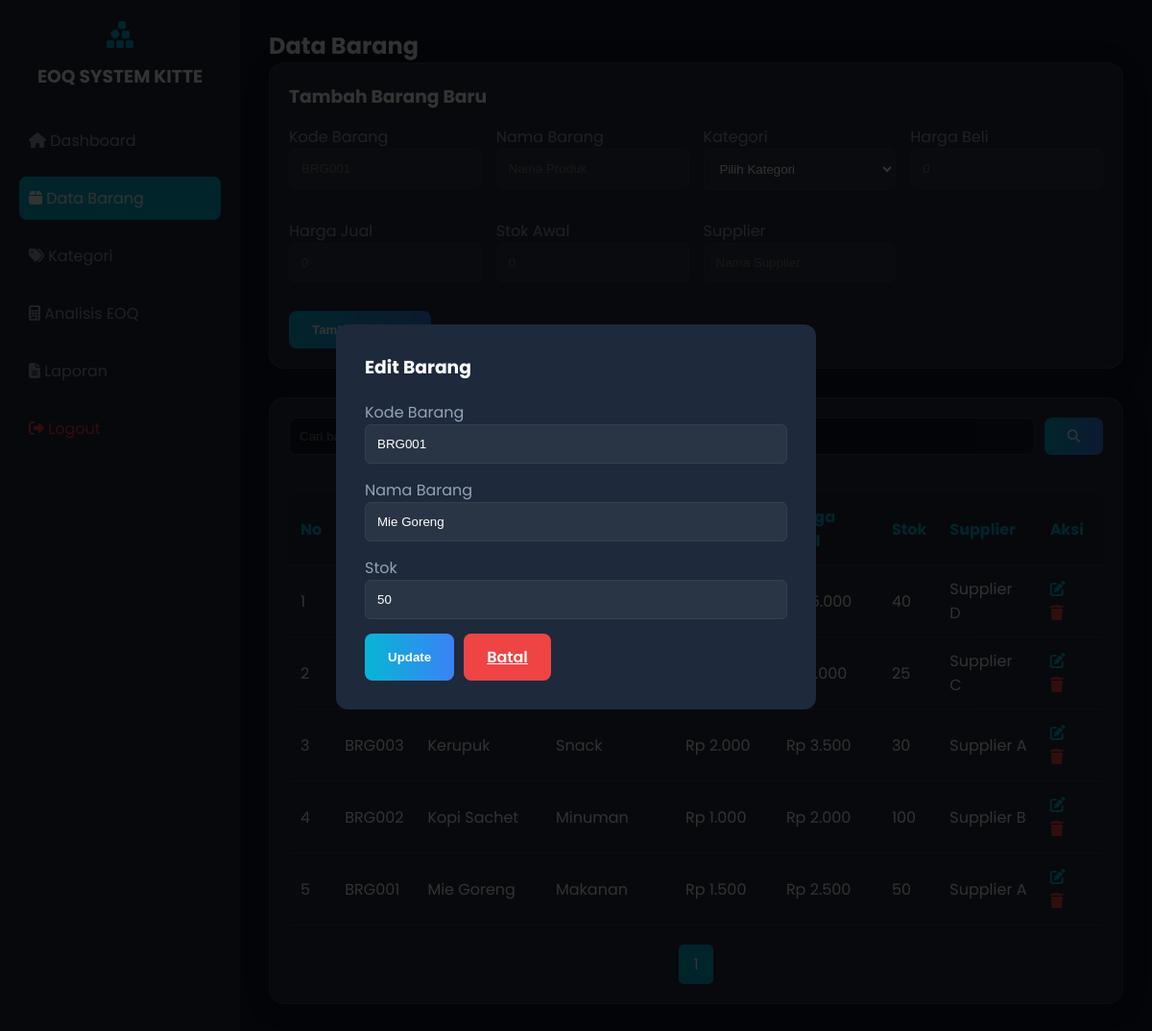
/produk.php?edit=1 (signed in), run on the app's committed database.
### tables this page shows
CREATE TABLE barang (
    id_barang INT AUTO_INCREMENT PRIMARY KEY,
    kode_barang VARCHAR(20) UNIQUE,
    nama_barang VARCHAR(100),
    id_kategori INT,
    harga_beli DECIMAL(12,0),
    harga_jual DECIMAL(12,0),
    stok INT,
    supplier VARCHAR(100),
    created_at TIMESTAMP DEFAULT CURRENT_TIMESTAMP,
    FOREIGN KEY (id_kategori) REFERENCES kategori(id_kategori)
);

CREATE TABLE kategori (
    id_kategori INT AUTO_INCREMENT PRIMARY KEY,
    nama_kategori VARCHAR(50)
);

### produk.php (the view, shortened to what this page needs)
<?php
include 'koneksi.php';
$edit = null;
if (isset($_GET['edit'])) {
    $id = intval($_GET['edit']);
    $edit = mysqli_fetch_assoc(mysqli_query($conn, "SELECT * FROM barang WHERE id_barang = '$id'"));
}
$page = isset($_GET['page']) ? $_GET['page'] : 1;
$limit = 10;
$start = ($page - 1) * $limit;
$where = "";
$query_barang = mysqli_query($conn, "SELECT b.*, k.nama_kategori FROM barang b LEFT JOIN kategori k ON b.id_kategori = k.id_kategori $where ORDER BY b.id_barang DESC LIMIT $start, $limit");
$total = mysqli_num_rows(mysqli_query($conn, "SELECT * FROM barang"));
$pages = ceil($total / $limit);
?>
<!DOCTYPE html>
<html lang="id">
<head>
    <link rel="stylesheet" href="style.css">
    <link rel="stylesheet" href="https://cdnjs.cloudflare.com/ajax/libs/font-awesome/6.4.0/css/all.min.css">
</head>
<body>
    <div class="grid-container">
        <aside class="sidebar">
            <div style="text-align: center; margin-bottom: 30px;">
                <i class="fa-solid fa-cubes-stacked" style="font-size: 2rem; color: #06b6d4;"></i>
                <h3 style="margin-top: 10px; color: white;">EOQ SYSTEM KITTE</h3>
            </div>
            <ul>
                <li><a href="dashboard.php"><i class="fa-solid fa-house"></i> Dashboard</a></li>
                <li><a href="produk.php" class="active"><i class="fa-solid fa-box"></i> Data Barang</a></li>
                <li><a href="kategori.php"><i class="fa-solid fa-tags"></i> Kategori</a></li>
                <li><a href="eoq.php"><i class="fa-solid fa-calculator"></i> Analisis EOQ</a></li>
                <li><a href="laporan.php"><i class="fa-solid fa-file-lines"></i> Laporan</a></li>
                <li><a href="logout.php" style="color: #ef4444;"><i class="fa-solid fa-right-from-bracket"></i> Logout</a></li>
            </ul>
        </aside>
        <main class="content">
            <h2>Data Barang</h2>
            <div class="glass-card" style="margin-bottom: 30px;">
                <h3 style="margin-bottom: 15px; color: white;">Tambah Barang Baru</h3>
                <form method="POST">
                    <div style="display: grid; grid-template-columns: repeat(auto-fit, minmax(200px, 1fr)); gap: 15px;">
                        <div class="form-group">
                            <label style="color: #94a3b8;">Kode Barang</label>
                            <input type="text" name="kode_barang" class="form-control" placeholder="BRG001" required>
                        </div>
                        <div class="form-group">
                            <label style="color: #94a3b8;">Nama Barang</label>
                            <input type="text" name="nama_barang" class="form-control" placeholder="Nama Produk" required>
                        </div>
                        <div class="form-group">
                            <label style="color: #94a3b8;">Kategori</label>
                            <select name="id_kategori" class="form-control" required>
                                <option value="">Pilih Kategori</option>
                            </select>
                        </div>
                        <div class="form-group">
                            <label style="color: #94a3b8;">Harga Beli</label>
                            <input type="number" name="harga_beli" class="form-control" placeholder="0" required>
                        </div>
                        <div class="form-group">
                            <label style="color: #94a3b8;">Harga Jual</label>
                            <input type="number" name="harga_jual" class="form-control" placeholder="0" required>
                        </div>
                        <div class="form-group">
                            <label style="color: #94a3b8;">Stok Awal</label>
                            <input type="number" name="stok" class="form-control" placeholder="0" required>
                        </div>
                        <div class="form-group">
                            <label style="color: #94a3b8;">Supplier</label>
                            <input type="text" name="supplier" class="form-control" placeholder="Nama Supplier">
                        </div>
                    </div>
                    <button type="submit" name="tambah" class="btn-primary" style="margin-top: 15px;">Tambah Barang</button>
                </form>
            </div>
            <div class="glass-card">
                <div class="search-box">
                    <form method="GET" style="display: flex; width: 100%; gap: 10px;">
                        <button type="submit" class="btn-primary"><i class="fa-solid fa-search"></i></button>
                    </form>
                </div>
                <div class="table-responsive">
                    <table>
                        <thead>
                            <tr>
                                <th>No</th>
                                <th>Kode</th>
                                <th>Nama Barang</th>
                                <th>Kategori</th>
                                <th>Harga Beli</th>
                                <th>Harga Jual</th>
                                <th>Stok</th>
                                <th>Supplier</th>
                                <th>Aksi</th>
                            </tr>
                        </thead>
                        <tbody>
                            <?php $no = $start + 1; while ($b = mysqli_fetch_assoc($query_barang)): ?>
                            <tr>
                                <td><?= $no++; ?></td>
                                <td><?= $b['kode_barang']; ?></td>
                                <td><?= $b['nama_barang']; ?></td>
                                <td><?= $b['nama_kategori']; ?></td>
                                <td>Rp <?= number_format($b['harga_beli'], 0, ',', '.'); ?></td>
                                <td>Rp <?= number_format($b['harga_jual'], 0, ',', '.'); ?></td>
                                <td style="color: <?= $b['stok'] < 10 ? '#ef4444' : 'white'; ?>;"><?= $b['stok']; ?></td>
                                <td><?= $b['supplier']; ?></td>
                                <td>
                                    <a href="?edit=<?= $b['id_barang']; ?>" style="color: #06b6d4; margin-right: 10px;"><i class="fa-solid fa-edit"></i></a>
                                    <a href="?hapus=<?= $b['id_barang']; ?>" style="color: #ef4444;" onclick="return confirm('Yakin hapus?')"><i class="fa-solid fa-trash"></i></a>
                                </td>
                            </tr>
                            <?php endwhile; ?>
                        </tbody>
                    </table>
                </div>
                <div style="display: flex; justify-content: center; gap: 10px; margin-top: 20px;">
                    <?php for ($i = 1; $i <= $pages; $i++): ?>
                    <a href="?page=<?= $i; ?>" style="padding: 8px 15px; background: <?= $page == $i ? '#06b6d4' : '#334155'; ?>; color: white; border-radius: 5px; text-decoration: none;"><?= $i; ?></a>
                    <?php endfor; ?>
                </div>
            </div>
        </main>
    </div>
    <div class="modal">
        <div class="modal-content">
            <h3 style="color: white; margin-bottom: 20px;">Edit Barang</h3>
            <?php if ($edit): ?>
            <form method="POST">
                <div class="form-group">
                    <label style="color: #94a3b8;">Kode Barang</label>
                    <input type="text" name="kode_barang" class="form-control" value="<?= $edit['kode_barang']; ?>" required>
                </div>
                <div class="form-group">
                    <label style="color: #94a3b8;">Nama Barang</label>
                    <input type="text" name="nama_barang" class="form-control" value="<?= $edit['nama_barang']; ?>" required>
                </div>
                <div class="form-group">
                    <label style="color: #94a3b8;">Stok</label>
                    <input type="number" name="stok" class="form-control" value="<?= $edit['stok']; ?>" required>
                </div>
                <div style="display: flex; gap: 10px;">
                    <button type="submit" name="update" class="btn-primary">Update</button>
                    <a href="produk.php" class="btn-primary" style="background: #ef4444;">Batal</a>
                </div>
            </form>
            <?php endif; ?>
        </div>
    </div>
</body>
</html>

### style.css (style rules this page uses)
:root { --primary: #0f172a; --accent: #06b6d4; --glass: rgba(255, 255, 255, 0.1); --text: #f8fafc; }
* { box-sizing: border-box; margin: 0; padding: 0; }
body { font-family: "Poppins", sans-serif; background: var(--primary); color: var(--text); overflow-x: hidden; }
.glass-card { background: var(--glass); backdrop-filter: blur(10px); border: 1px solid rgba(255, 255, 255, 0.1); border-radius: 16px; padding: 20px; box-shadow: 0 4px 30px rgba(0, 0, 0, 0.1); }
.btn-primary { background: linear-gradient(90deg, #06b6d4, #3b82f6); border: none; padding: 12px 24px; color: white; border-radius: 8px; font-weight: 600; cursor: pointer; transition: 0.3s; }
.grid-container { display: grid; grid-template-columns: 250px 1fr; min-height: 100vh; }
.sidebar { background: #1e293b; padding: 20px; }
.sidebar ul { list-style: none; margin-top: 30px; }
.sidebar li { margin-bottom: 15px; }
.sidebar a { color: #94a3b8; text-decoration: none; display: block; padding: 10px; border-radius: 8px; transition: 0.3s; }
.sidebar a:hover, .sidebar a.active { background: var(--accent); color: white; }
.content { padding: 30px; background: #0f172a; }
.form-group { margin-bottom: 15px; }
.form-control { width: 100%; padding: 12px; background: rgba(255, 255, 255, 0.05); border: 1px solid #334155; color: white; border-radius: 6px; }
.table-responsive { overflow-x: auto; }
table { width: 100%; border-collapse: collapse; margin-top: 20px; }
th, td { padding: 12px; text-align: left; border-bottom: 1px solid #334155; }
th { background: #1e293b; color: var(--accent); }

### data on the page
barang: harga_jual "5.000", stok "40", supplier "Supplier D"
barang: harga_jual "1.000", stok "25", supplier "Supplier C"
barang: kode_barang "BRG003", nama_barang "Kerupuk", id_kategori.nama_kategori "Snack", harga_beli "2.000", harga_jual "3.500", stok "30", supplier "Supplier A"
barang: kode_barang "BRG002", nama_barang "Kopi Sachet", id_kategori.nama_kategori "Minuman", harga_beli "1.000", harga_jual "2.000", stok "100", supplier "Supplier B"
barang: kode_barang "BRG001", nama_barang "Mie Goreng", id_kategori.nama_kategori "Makanan", harga_beli "1.500", harga_jual "2.500", stok "50", supplier "Supplier A"
